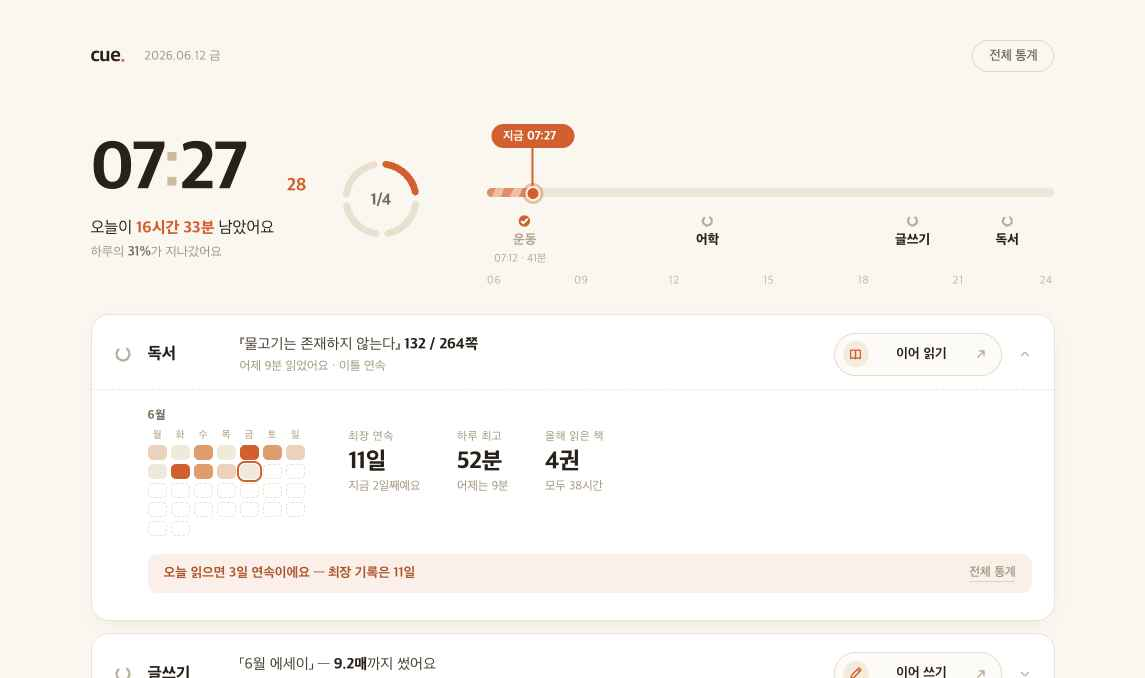
#> input picture cue/design-ref/v8/img/01-시안.png, 1145 x 678 px
$ python record-cmp.py '../../cue/design-ref/v8/img/01-시안.png' '../../cue/design-ref/v8/img/02-시안.png' '../../cue/design-ref/v8/img/02-시안.png'
#> lines starting #> are read from the running program, lines starting #| are printed output that depends on the picture
#!/usr/bin/env python3
"""목업 오라클(2x, 폰 x0..780) vs rtshot 렌더(2x, 780) 픽셀 대조.
사용: record-cmp.py <oracle.png> <mine.png> <out_prefix>
출력: <prefix>-sbs.png (오라클|렌더|diff×4), <prefix>-ov.png (빨강=오라클/청록=렌더)
"""
import sys
from PIL import Image, ImageChops

ora_p, mine_p, pref = sys.argv[1], sys.argv[2], sys.argv[3]

ora = Image.open(ora_p).convert("RGB").crop((0, 0, 780, 1688)).resize((390, 844), Image.LANCZOS)
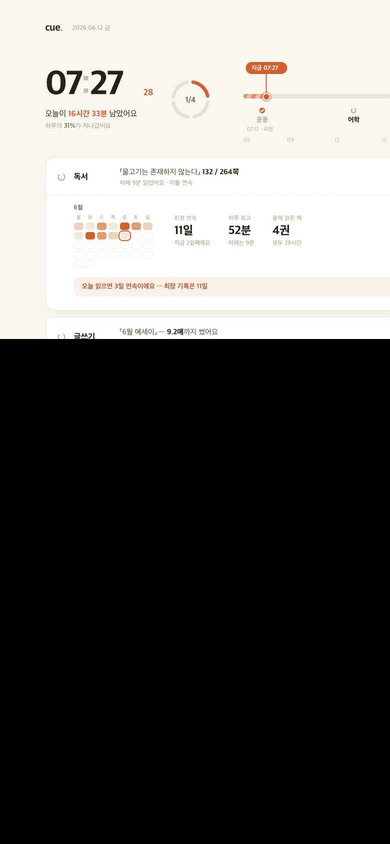
#> ora: PIL image 390x844 RGB; mean R, G, B 99.9, 98.4, 96.1
mine = Image.open(mine_p).convert("RGB").resize((390, 844), Image.LANCZOS)
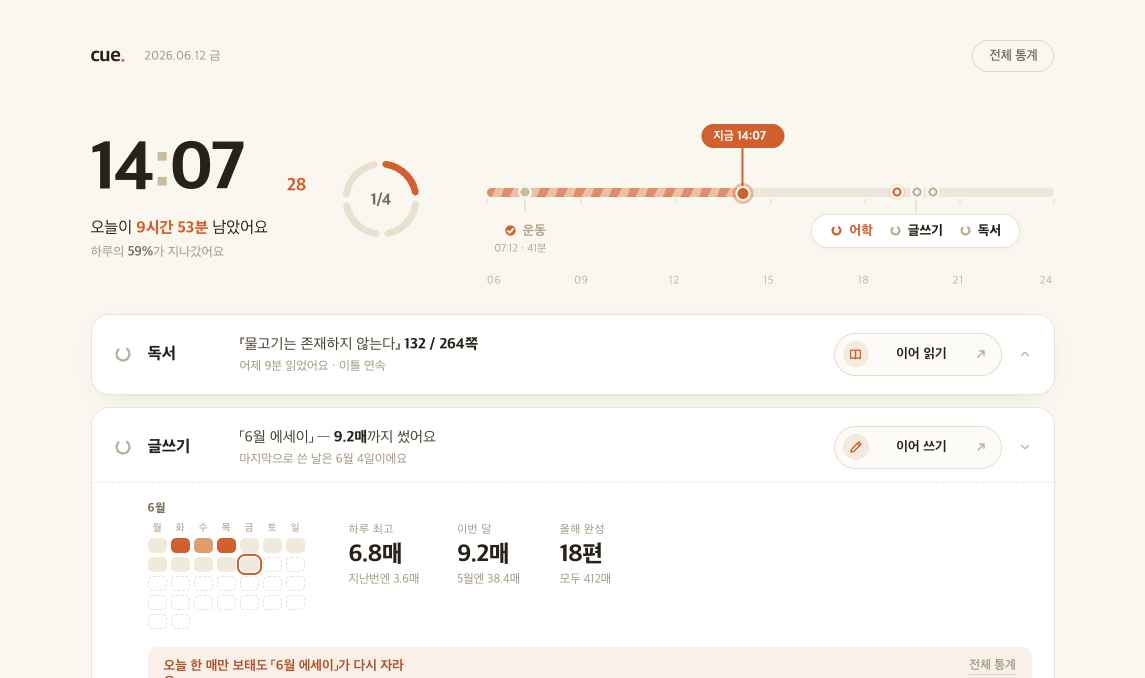
#> input picture cue/design-ref/v8/img/02-시안.png, 1145 x 678 px
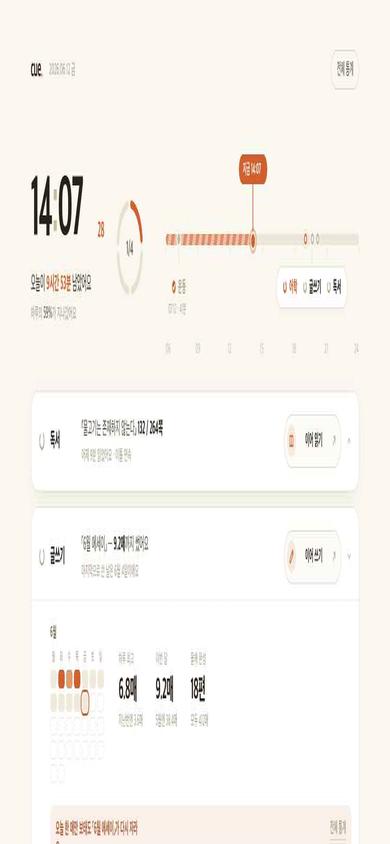
#> mine: PIL image 390x844 RGB; mean R, G, B 249.3, 246, 240.2

diff = ImageChops.difference(ora, mine)
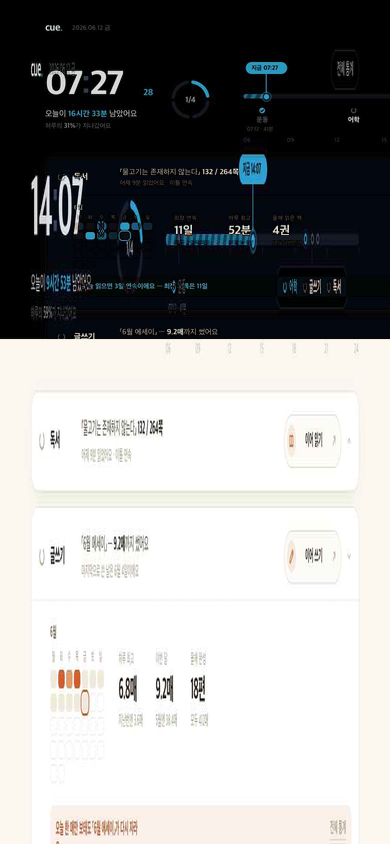
#> diff: PIL image 390x844 RGB; mean R, G, B 153.5, 153.7, 153.1
px = diff.load()
bad = big = 0
rowbad = []
for y in range(844):
    c = 0
    for x in range(390):
        d = max(px[x, y])
        if d > 24:
            c += 1
            bad += 1
        if d > 80:
            big += 1
    rowbad.append((y, c))
#> after the loop, bad = 211370; big = 203770; rowbad = 844 pairs, first value 0 to 843, second value 0 to 390
tot = 390 * 844
print(f"불일치(>24) {bad / tot * 100:5.2f}%   심함(>80) {big / tot * 100:5.2f}%   "
      f"최악행 {sorted(rowbad, key=lambda r: -r[1])[:5]}")
#| 불일치(>24) 64.21%   심함(>80) 61.91%   최악행 [(339, 390), (340, 390), (341, 390), (342, 390), (343, 390)]

amp = Image.eval(diff, lambda v: min(255, v * 4))
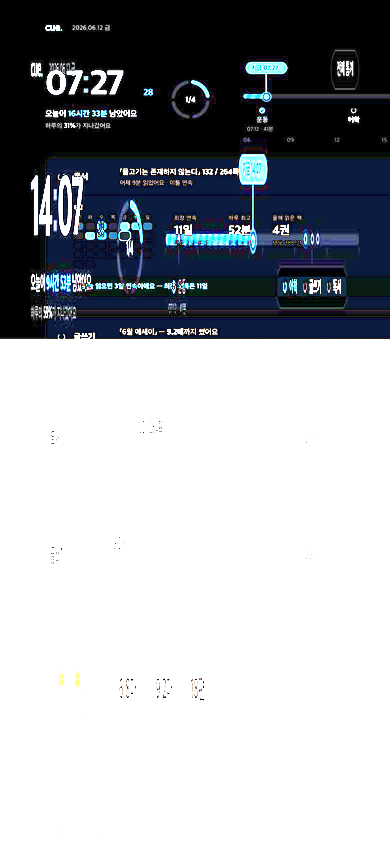
#> amp: PIL image 390x844 RGB; mean R, G, B 162.7, 166.1, 171
sbs = Image.new("RGB", (390 * 3 + 20, 844), "white")
#> sbs: PIL image 1190x844 RGB; every value is 255
sbs.paste(ora, (0, 0)); sbs.paste(mine, (400, 0)); sbs.paste(amp, (800, 0))
#> after `sbs.paste(amp, (800, 0))`:
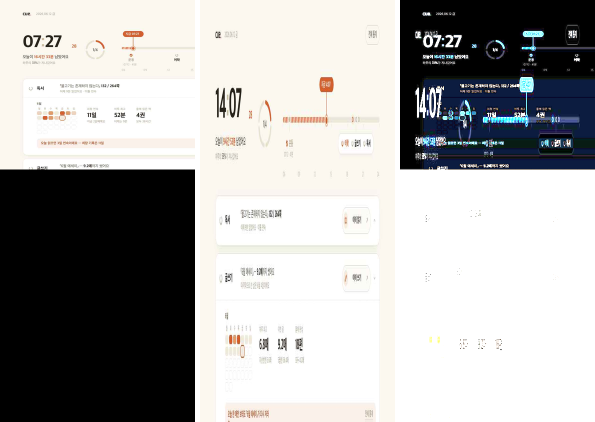
#> sbs: PIL image 1190x844 RGB (shown at 1/2 size); mean R, G, B 172, 171.6, 170.5
sbs.save(pref + "-sbs.png")

g_o, g_m = ora.convert("L"), mine.convert("L")
Image.merge("RGB", (g_o, g_m, g_m)).resize((780, 1688), Image.NEAREST).save(pref + "-ov.png")
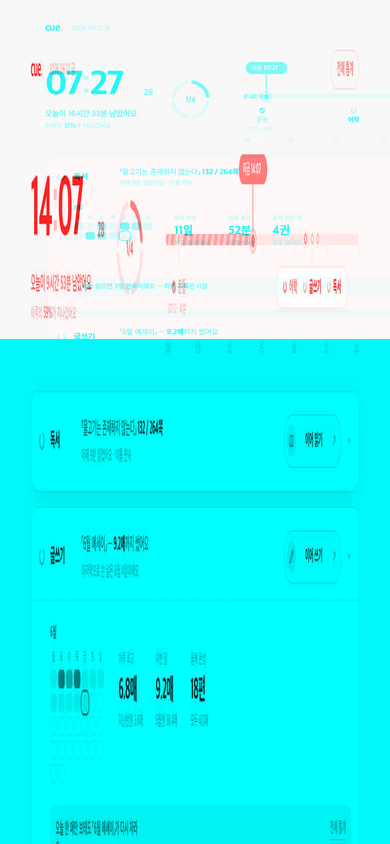
#> saved as 02-시안.png-ov.png: PIL image 780x1688 RGB (shown at 1/2 size); mean R, G, B 98.6, 246.3, 246.3
